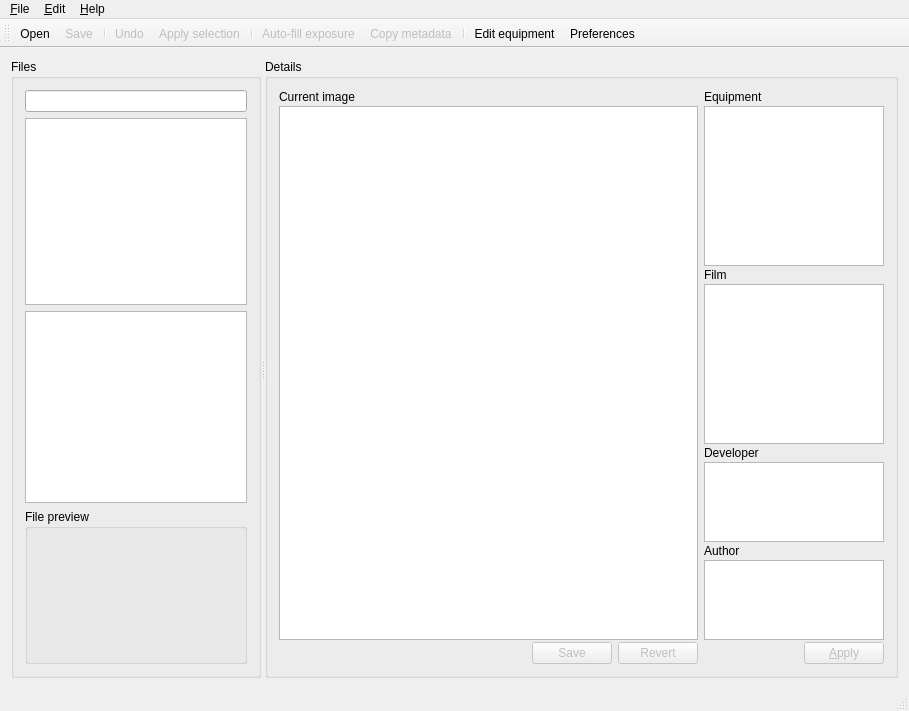
<?xml version="1.0" encoding="UTF-8"?>
<ui version="4.0">
 <class>AnalogExifClass</class>
 <widget class="QMainWindow" name="AnalogExifClass">
  <property name="geometry">
   <rect>
    <x>0</x>
    <y>0</y>
    <width>909</width>
    <height>711</height>
   </rect>
  </property>
  <property name="windowTitle">
   <string/>
  </property>
  <property name="windowIcon">
   <iconset resource="../res/analogexif.qrc">
    <normaloff>:/images/icons/film_edit.png</normaloff>:/images/icons/film_edit.png</iconset>
  </property>
  <property name="statusTip">
   <string/>
  </property>
  <widget class="QWidget" name="centralWidget">
   <property name="sizePolicy">
    <sizepolicy hsizetype="Expanding" vsizetype="Expanding">
     <horstretch>100</horstretch>
     <verstretch>100</verstretch>
    </sizepolicy>
   </property>
   <property name="maximumSize">
    <size>
     <width>16777215</width>
     <height>16777215</height>
    </size>
   </property>
   <layout class="QGridLayout" name="gridLayout">
    <item row="0" column="0">
     <widget class="QSplitter" name="splitter">
      <property name="sizePolicy">
       <sizepolicy hsizetype="Expanding" vsizetype="Expanding">
        <horstretch>100</horstretch>
        <verstretch>100</verstretch>
       </sizepolicy>
      </property>
      <property name="frameShape">
       <enum>QFrame::Shape::NoFrame</enum>
      </property>
      <property name="orientation">
       <enum>Qt::Orientation::Horizontal</enum>
      </property>
      <property name="childrenCollapsible">
       <bool>true</bool>
      </property>
      <widget class="QGroupBox" name="groupBox">
       <property name="sizePolicy">
        <sizepolicy hsizetype="Preferred" vsizetype="Preferred">
         <horstretch>30</horstretch>
         <verstretch>0</verstretch>
        </sizepolicy>
       </property>
       <property name="minimumSize">
        <size>
         <width>250</width>
         <height>0</height>
        </size>
       </property>
       <property name="title">
        <string>Files</string>
       </property>
       <layout class="QVBoxLayout" name="verticalLayout" stretch="0,30,0,25">
        <item>
         <widget class="QLineEdit" name="directoryLine">
          <property name="font">
           <font>
            <kerning>true</kerning>
           </font>
          </property>
          <property name="statusTip">
           <string>Current directory</string>
          </property>
         </widget>
        </item>
        <item>
         <widget class="QTreeView" name="dirView">
          <property name="sizePolicy">
           <sizepolicy hsizetype="Preferred" vsizetype="Expanding">
            <horstretch>0</horstretch>
            <verstretch>75</verstretch>
           </sizepolicy>
          </property>
          <property name="font">
           <font>
            <kerning>true</kerning>
           </font>
          </property>
          <property name="contextMenuPolicy">
           <enum>Qt::ContextMenuPolicy::ActionsContextMenu</enum>
          </property>
          <property name="statusTip">
           <string>File system view</string>
          </property>
          <property name="styleSheet">
           <string notr="true">/* keep selection even when focus is lost */
QTreeView::item:selected:!active{
	selection-color:						palette(highlighted-text);
	selection-background-color:	palette(highlight);
}</string>
          </property>
          <property name="editTriggers">
           <set>QAbstractItemView::EditTrigger::EditKeyPressed|QAbstractItemView::EditTrigger::SelectedClicked</set>
          </property>
          <property name="dragDropMode">
           <enum>QAbstractItemView::DragDropMode::DragDrop</enum>
          </property>
          <property name="selectionMode">
           <enum>QAbstractItemView::SelectionMode::ExtendedSelection</enum>
          </property>
          <property name="indentation">
           <number>10</number>
          </property>
          <property name="uniformRowHeights">
           <bool>true</bool>
          </property>
          <property name="sortingEnabled">
           <bool>false</bool>
          </property>
          <property name="animated">
           <bool>false</bool>
          </property>
          <attribute name="headerVisible">
           <bool>true</bool>
          </attribute>
         </widget>
        </item>
        <item>
         <widget class="QListView" name="fileView">
          <property name="font">
           <font>
            <pointsize>13</pointsize>
           </font>
          </property>
          <property name="contextMenuPolicy">
           <enum>Qt::ContextMenuPolicy::ActionsContextMenu</enum>
          </property>
          <property name="editTriggers">
           <set>QAbstractItemView::EditTrigger::EditKeyPressed|QAbstractItemView::EditTrigger::SelectedClicked</set>
          </property>
          <property name="showDropIndicator" stdset="0">
           <bool>false</bool>
          </property>
          <property name="alternatingRowColors">
           <bool>true</bool>
          </property>
          <property name="selectionMode">
           <enum>QAbstractItemView::SelectionMode::ExtendedSelection</enum>
          </property>
          <property name="selectionBehavior">
           <enum>QAbstractItemView::SelectionBehavior::SelectRows</enum>
          </property>
          <property name="isWrapping" stdset="0">
           <bool>false</bool>
          </property>
          <property name="viewMode">
           <enum>QListView::ViewMode::ListMode</enum>
          </property>
          <property name="uniformItemSizes">
           <bool>true</bool>
          </property>
         </widget>
        </item>
        <item>
         <widget class="QGroupBox" name="filePreviewGroupBox">
          <property name="sizePolicy">
           <sizepolicy hsizetype="Preferred" vsizetype="Preferred">
            <horstretch>100</horstretch>
            <verstretch>25</verstretch>
           </sizepolicy>
          </property>
          <property name="title">
           <string>File preview</string>
          </property>
          <layout class="QHBoxLayout" name="horizontalLayout">
           <item>
            <widget class="QLabel" name="filePreview">
             <property name="sizePolicy">
              <sizepolicy hsizetype="Minimum" vsizetype="Minimum">
               <horstretch>0</horstretch>
               <verstretch>0</verstretch>
              </sizepolicy>
             </property>
             <property name="minimumSize">
              <size>
               <width>11</width>
               <height>0</height>
              </size>
             </property>
             <property name="baseSize">
              <size>
               <width>11</width>
               <height>0</height>
              </size>
             </property>
             <property name="text">
              <string/>
             </property>
             <property name="scaledContents">
              <bool>false</bool>
             </property>
             <property name="alignment">
              <set>Qt::AlignmentFlag::AlignCenter</set>
             </property>
            </widget>
           </item>
          </layout>
         </widget>
        </item>
       </layout>
      </widget>
      <widget class="QGroupBox" name="groupBox_2">
       <property name="sizePolicy">
        <sizepolicy hsizetype="Expanding" vsizetype="Preferred">
         <horstretch>100</horstretch>
         <verstretch>0</verstretch>
        </sizepolicy>
       </property>
       <property name="title">
        <string>Details</string>
       </property>
       <layout class="QHBoxLayout" name="horizontalLayout_4" stretch="70,30">
        <item>
         <layout class="QVBoxLayout" name="verticalLayout_3">
          <property name="spacing">
           <number>2</number>
          </property>
          <item>
           <widget class="QLabel" name="label">
            <property name="sizePolicy">
             <sizepolicy hsizetype="Expanding" vsizetype="Preferred">
              <horstretch>0</horstretch>
              <verstretch>0</verstretch>
             </sizepolicy>
            </property>
            <property name="text">
             <string>Current image</string>
            </property>
           </widget>
          </item>
          <item>
           <widget class="GearTreeView" name="metadataView">
            <property name="sizePolicy">
             <sizepolicy hsizetype="Expanding" vsizetype="Expanding">
              <horstretch>0</horstretch>
              <verstretch>0</verstretch>
             </sizepolicy>
            </property>
            <property name="font">
             <font>
              <kerning>true</kerning>
             </font>
            </property>
            <property name="contextMenuPolicy">
             <enum>Qt::ContextMenuPolicy::ActionsContextMenu</enum>
            </property>
            <property name="statusTip">
             <string>Current image properties</string>
            </property>
            <property name="showDropIndicator" stdset="0">
             <bool>false</bool>
            </property>
            <property name="alternatingRowColors">
             <bool>true</bool>
            </property>
            <property name="selectionMode">
             <enum>QAbstractItemView::SelectionMode::ExtendedSelection</enum>
            </property>
            <property name="rootIsDecorated">
             <bool>true</bool>
            </property>
            <property name="uniformRowHeights">
             <bool>true</bool>
            </property>
            <property name="allColumnsShowFocus">
             <bool>true</bool>
            </property>
            <attribute name="headerVisible">
             <bool>false</bool>
            </attribute>
            <attribute name="headerCascadingSectionResizes">
             <bool>true</bool>
            </attribute>
           </widget>
          </item>
          <item>
           <layout class="QHBoxLayout" name="horizontalLayout_3">
            <item>
             <spacer name="horizontalSpacer">
              <property name="orientation">
               <enum>Qt::Orientation::Horizontal</enum>
              </property>
              <property name="sizeHint" stdset="0">
               <size>
                <width>40</width>
                <height>20</height>
               </size>
              </property>
             </spacer>
            </item>
            <item>
             <widget class="QPushButton" name="applyChangesBtn">
              <property name="enabled">
               <bool>false</bool>
              </property>
              <property name="statusTip">
               <string>Apply changes</string>
              </property>
              <property name="text">
               <string>Save</string>
              </property>
             </widget>
            </item>
            <item>
             <widget class="QPushButton" name="revertBtn">
              <property name="enabled">
               <bool>false</bool>
              </property>
              <property name="statusTip">
               <string>Revert changes</string>
              </property>
              <property name="text">
               <string>Revert</string>
              </property>
              <property name="default">
               <bool>true</bool>
              </property>
             </widget>
            </item>
           </layout>
          </item>
         </layout>
        </item>
        <item>
         <layout class="QVBoxLayout" name="verticalLayout_2" stretch="0,30,0,30,0,15,0,15,0">
          <property name="spacing">
           <number>2</number>
          </property>
          <item>
           <widget class="QLabel" name="label_2">
            <property name="sizePolicy">
             <sizepolicy hsizetype="Expanding" vsizetype="Expanding">
              <horstretch>0</horstretch>
              <verstretch>0</verstretch>
             </sizepolicy>
            </property>
            <property name="text">
             <string>Equipment</string>
            </property>
           </widget>
          </item>
          <item>
           <widget class="GearTreeView" name="gearView">
            <property name="sizePolicy">
             <sizepolicy hsizetype="Expanding" vsizetype="Expanding">
              <horstretch>0</horstretch>
              <verstretch>0</verstretch>
             </sizepolicy>
            </property>
            <property name="font">
             <font>
              <kerning>true</kerning>
             </font>
            </property>
            <property name="contextMenuPolicy">
             <enum>Qt::ContextMenuPolicy::ActionsContextMenu</enum>
            </property>
            <property name="toolTip">
             <string/>
            </property>
            <property name="statusTip">
             <string>Available equipment. Double-click to apply to the current photo.</string>
            </property>
            <property name="styleSheet">
             <string notr="true">/* keep selection even when focus is lost */
QTreeView::item:selected:!active{
	selection-color:						palette(highlighted-text);
	selection-background-color:	palette(highlight);
}</string>
            </property>
            <property name="editTriggers">
             <set>QAbstractItemView::EditTrigger::NoEditTriggers</set>
            </property>
            <property name="showDropIndicator" stdset="0">
             <bool>false</bool>
            </property>
            <property name="alternatingRowColors">
             <bool>true</bool>
            </property>
            <property name="textElideMode">
             <enum>Qt::TextElideMode::ElideRight</enum>
            </property>
            <property name="rootIsDecorated">
             <bool>true</bool>
            </property>
            <property name="uniformRowHeights">
             <bool>true</bool>
            </property>
            <property name="headerHidden">
             <bool>true</bool>
            </property>
           </widget>
          </item>
          <item>
           <widget class="QLabel" name="label_3">
            <property name="sizePolicy">
             <sizepolicy hsizetype="Expanding" vsizetype="Expanding">
              <horstretch>0</horstretch>
              <verstretch>0</verstretch>
             </sizepolicy>
            </property>
            <property name="text">
             <string>Film</string>
            </property>
           </widget>
          </item>
          <item>
           <widget class="GearListView" name="filmView">
            <property name="font">
             <font>
              <pointsize>13</pointsize>
              <kerning>true</kerning>
             </font>
            </property>
            <property name="contextMenuPolicy">
             <enum>Qt::ContextMenuPolicy::ActionsContextMenu</enum>
            </property>
            <property name="toolTip">
             <string/>
            </property>
            <property name="statusTip">
             <string>List of available films. Double-click to apply to the current photo.</string>
            </property>
            <property name="styleSheet">
             <string notr="true">/* keep selection even when focus is lost */
QListView::item:selected:!active{
	selection-color:						palette(highlighted-text);
	selection-background-color:	palette(highlight);
}</string>
            </property>
            <property name="editTriggers">
             <set>QAbstractItemView::EditTrigger::NoEditTriggers</set>
            </property>
            <property name="showDropIndicator" stdset="0">
             <bool>false</bool>
            </property>
            <property name="alternatingRowColors">
             <bool>true</bool>
            </property>
            <property name="uniformItemSizes">
             <bool>true</bool>
            </property>
           </widget>
          </item>
          <item>
           <widget class="QLabel" name="label_5">
            <property name="text">
             <string>Developer</string>
            </property>
           </widget>
          </item>
          <item>
           <widget class="GearListView" name="developerView">
            <property name="font">
             <font>
              <pointsize>13</pointsize>
              <kerning>true</kerning>
             </font>
            </property>
            <property name="contextMenuPolicy">
             <enum>Qt::ContextMenuPolicy::ActionsContextMenu</enum>
            </property>
            <property name="statusTip">
             <string>List of the available photographic developers. Double-click to apply to the current photo.</string>
            </property>
            <property name="styleSheet">
             <string notr="true">/* keep selection even when focus is lost */
QListView::item:selected:!active{
	selection-color:						palette(highlighted-text);
	selection-background-color:	palette(highlight);
}</string>
            </property>
            <property name="alternatingRowColors">
             <bool>true</bool>
            </property>
           </widget>
          </item>
          <item>
           <widget class="QLabel" name="label_4">
            <property name="text">
             <string>Author</string>
            </property>
           </widget>
          </item>
          <item>
           <widget class="GearListView" name="authorView">
            <property name="font">
             <font>
              <pointsize>13</pointsize>
              <kerning>true</kerning>
             </font>
            </property>
            <property name="contextMenuPolicy">
             <enum>Qt::ContextMenuPolicy::ActionsContextMenu</enum>
            </property>
            <property name="statusTip">
             <string>List of the defined authors. Double-click to apply to the current photo.</string>
            </property>
            <property name="styleSheet">
             <string notr="true">/* keep selection even when focus is lost */
QListView::item:selected:!active{
	selection-color:						palette(highlighted-text);
	selection-background-color:	palette(highlight);
}</string>
            </property>
            <property name="alternatingRowColors">
             <bool>true</bool>
            </property>
           </widget>
          </item>
          <item>
           <layout class="QHBoxLayout" name="horizontalLayout_2">
            <item>
             <spacer name="horizontalSpacer_2">
              <property name="orientation">
               <enum>Qt::Orientation::Horizontal</enum>
              </property>
              <property name="sizeHint" stdset="0">
               <size>
                <width>40</width>
                <height>20</height>
               </size>
              </property>
             </spacer>
            </item>
            <item>
             <widget class="QPushButton" name="applyGearBtn">
              <property name="enabled">
               <bool>false</bool>
              </property>
              <property name="toolTip">
               <string/>
              </property>
              <property name="statusTip">
               <string>Apply selected equipment to the current photo</string>
              </property>
              <property name="text">
               <string>&amp;Apply</string>
              </property>
             </widget>
            </item>
           </layout>
          </item>
         </layout>
        </item>
       </layout>
      </widget>
     </widget>
    </item>
   </layout>
  </widget>
  <widget class="QMenuBar" name="menuBar">
   <property name="geometry">
    <rect>
     <x>0</x>
     <y>0</y>
     <width>909</width>
     <height>21</height>
    </rect>
   </property>
   <widget class="QMenu" name="menu_File">
    <property name="title">
     <string>&amp;File</string>
    </property>
    <addaction name="actionOpen"/>
    <addaction name="action_Save"/>
    <addaction name="separator"/>
    <addaction name="actionExit"/>
   </widget>
   <widget class="QMenu" name="menu_Help">
    <property name="title">
     <string>&amp;Help</string>
    </property>
    <addaction name="actionHelp"/>
    <addaction name="separator"/>
    <addaction name="action_About"/>
   </widget>
   <widget class="QMenu" name="menu_Edit">
    <property name="title">
     <string>&amp;Edit</string>
    </property>
    <widget class="QMenu" name="menuEquipment">
     <property name="title">
      <string>&amp;Equipment...</string>
     </property>
     <addaction name="actionOpen_library"/>
     <addaction name="actionNew_library"/>
     <addaction name="separator"/>
     <addaction name="actionEdit_gear"/>
    </widget>
    <widget class="QMenu" name="menu_Batch_operation">
     <property name="title">
      <string>&amp;Batch operations...</string>
     </property>
     <addaction name="actionAuto_fill_exposure"/>
     <addaction name="action_Copy_metadata"/>
    </widget>
    <addaction name="action_Undo"/>
    <addaction name="actionApply_gear"/>
    <addaction name="action_Clear_tag_value"/>
    <addaction name="separator"/>
    <addaction name="menuEquipment"/>
    <addaction name="menu_Batch_operation"/>
    <addaction name="separator"/>
    <addaction name="actionPreferences"/>
   </widget>
   <addaction name="menu_File"/>
   <addaction name="menu_Edit"/>
   <addaction name="menu_Help"/>
  </widget>
  <widget class="QToolBar" name="mainToolBar">
   <attribute name="toolBarArea">
    <enum>TopToolBarArea</enum>
   </attribute>
   <attribute name="toolBarBreak">
    <bool>false</bool>
   </attribute>
   <addaction name="actionOpen"/>
   <addaction name="action_Save"/>
   <addaction name="separator"/>
   <addaction name="action_Undo"/>
   <addaction name="actionApply_gear"/>
   <addaction name="separator"/>
   <addaction name="actionAuto_fill_exposure"/>
   <addaction name="action_Copy_metadata"/>
   <addaction name="separator"/>
   <addaction name="actionEdit_gear"/>
   <addaction name="actionPreferences"/>
  </widget>
  <widget class="QStatusBar" name="statusBar"/>
  <action name="action_About">
   <property name="text">
    <string>&amp;About...</string>
   </property>
   <property name="statusTip">
    <string>About Analog Exif...</string>
   </property>
   <property name="menuRole">
    <enum>QAction::MenuRole::AboutRole</enum>
   </property>
  </action>
  <action name="actionExit">
   <property name="text">
    <string>E&amp;xit</string>
   </property>
   <property name="statusTip">
    <string>Exit</string>
   </property>
   <property name="menuRole">
    <enum>QAction::MenuRole::QuitRole</enum>
   </property>
  </action>
  <action name="actionPreferences">
   <property name="icon">
    <iconset resource="../res/analogexif.qrc">
     <normaloff>:/images/icons/cog.png</normaloff>:/images/icons/cog.png</iconset>
   </property>
   <property name="text">
    <string>&amp;Preferences...</string>
   </property>
   <property name="statusTip">
    <string>Edit preferences</string>
   </property>
  </action>
  <action name="actionEdit_gear">
   <property name="icon">
    <iconset resource="../res/analogexif.qrc">
     <normaloff>:/images/icons/camera_edit.png</normaloff>:/images/icons/camera_edit.png</iconset>
   </property>
   <property name="text">
    <string>Edit &amp;equipment</string>
   </property>
   <property name="toolTip">
    <string>Edit equipment</string>
   </property>
   <property name="statusTip">
    <string>Edit equipment library (camera, lens, film)</string>
   </property>
  </action>
  <action name="actionOpen">
   <property name="icon">
    <iconset resource="../res/analogexif.qrc">
     <normaloff>:/images/icons/folder_camera.png</normaloff>:/images/icons/folder_camera.png</iconset>
   </property>
   <property name="text">
    <string>&amp;Open...</string>
   </property>
   <property name="statusTip">
    <string>Open file</string>
   </property>
   <property name="shortcut">
    <string>Ctrl+O</string>
   </property>
   <property name="shortcutContext">
    <enum>Qt::ShortcutContext::ApplicationShortcut</enum>
   </property>
  </action>
  <action name="actionApply_gear">
   <property name="enabled">
    <bool>false</bool>
   </property>
   <property name="icon">
    <iconset resource="../res/analogexif.qrc">
     <normaloff>:/images/icons/camera_go.png</normaloff>:/images/icons/camera_go.png</iconset>
   </property>
   <property name="text">
    <string>Apply selection</string>
   </property>
   <property name="statusTip">
    <string>Apply selected equipment to the current photo</string>
   </property>
   <property name="shortcut">
    <string>Ctrl+Shift+A</string>
   </property>
  </action>
  <action name="action_Undo">
   <property name="enabled">
    <bool>false</bool>
   </property>
   <property name="icon">
    <iconset resource="../res/analogexif.qrc">
     <normaloff>:/images/icons/arrow_rotate_anticlockwise.png</normaloff>:/images/icons/arrow_rotate_anticlockwise.png</iconset>
   </property>
   <property name="text">
    <string>&amp;Undo</string>
   </property>
   <property name="statusTip">
    <string>Revert changes</string>
   </property>
   <property name="shortcut">
    <string>Ctrl+Z</string>
   </property>
  </action>
  <action name="action_Save">
   <property name="enabled">
    <bool>false</bool>
   </property>
   <property name="icon">
    <iconset resource="../res/analogexif.qrc">
     <normaloff>:/images/icons/disk.png</normaloff>:/images/icons/disk.png</iconset>
   </property>
   <property name="text">
    <string>&amp;Save</string>
   </property>
   <property name="statusTip">
    <string>Save changes to the current photo</string>
   </property>
   <property name="shortcut">
    <string>Ctrl+S</string>
   </property>
  </action>
  <action name="actionHelp">
   <property name="enabled">
    <bool>true</bool>
   </property>
   <property name="text">
    <string>&amp;Online help</string>
   </property>
   <property name="shortcut">
    <string>F1</string>
   </property>
  </action>
  <action name="action_Clear_tag_value">
   <property name="enabled">
    <bool>false</bool>
   </property>
   <property name="text">
    <string>&amp;Clear tag value</string>
   </property>
   <property name="shortcut">
    <string>Del</string>
   </property>
   <property name="shortcutContext">
    <enum>Qt::ShortcutContext::WidgetShortcut</enum>
   </property>
  </action>
  <action name="actionOpen_library">
   <property name="text">
    <string>&amp;Open library...</string>
   </property>
  </action>
  <action name="actionNew_library">
   <property name="text">
    <string>&amp;New library...</string>
   </property>
  </action>
  <action name="actionAuto_fill_exposure">
   <property name="enabled">
    <bool>false</bool>
   </property>
   <property name="icon">
    <iconset resource="../res/analogexif.qrc">
     <normaloff>:/images/icons/film_edit.png</normaloff>:/images/icons/film_edit.png</iconset>
   </property>
   <property name="text">
    <string>&amp;Auto-fill exposure</string>
   </property>
   <property name="toolTip">
    <string>Auto-fill exposure number for the photos in the same roll</string>
   </property>
   <property name="statusTip">
    <string>Auto-fill exposure number for the photos in the same roll</string>
   </property>
  </action>
  <action name="action_Copy_metadata">
   <property name="enabled">
    <bool>false</bool>
   </property>
   <property name="icon">
    <iconset resource="../res/analogexif.qrc">
     <normaloff>:/images/icons/film_go.png</normaloff>:/images/icons/film_go.png</iconset>
   </property>
   <property name="text">
    <string>&amp;Copy metadata</string>
   </property>
   <property name="toolTip">
    <string>Copy metadata from another file</string>
   </property>
   <property name="statusTip">
    <string>Copy metadata from another file</string>
   </property>
  </action>
  <action name="actionOpen_external">
   <property name="text">
    <string>Open...</string>
   </property>
   <property name="toolTip">
    <string>Open file in external program</string>
   </property>
   <property name="statusTip">
    <string>Open file in external program</string>
   </property>
  </action>
  <action name="actionRemove">
   <property name="text">
    <string>Remove</string>
   </property>
   <property name="toolTip">
    <string>Remove selected file(s) and folder(s)</string>
   </property>
   <property name="statusTip">
    <string>Remove selected file(s) and folder(s)</string>
   </property>
   <property name="shortcut">
    <string>Del</string>
   </property>
   <property name="shortcutContext">
    <enum>Qt::ShortcutContext::WidgetShortcut</enum>
   </property>
  </action>
  <action name="actionRename">
   <property name="text">
    <string>Rename</string>
   </property>
   <property name="toolTip">
    <string>Rename current file or folder</string>
   </property>
   <property name="statusTip">
    <string>Rename current file or folder</string>
   </property>
  </action>
 </widget>
 <layoutdefault spacing="6" margin="11"/>
 <customwidgets>
  <customwidget>
   <class>GearListView</class>
   <extends>QListView</extends>
   <header>gearlistview.h</header>
  </customwidget>
  <customwidget>
   <class>GearTreeView</class>
   <extends>QTreeView</extends>
   <header>geartreeview.h</header>
  </customwidget>
 </customwidgets>
 <tabstops>
  <tabstop>directoryLine</tabstop>
  <tabstop>fileView</tabstop>
  <tabstop>applyChangesBtn</tabstop>
  <tabstop>revertBtn</tabstop>
  <tabstop>applyGearBtn</tabstop>
  <tabstop>metadataView</tabstop>
  <tabstop>gearView</tabstop>
  <tabstop>filmView</tabstop>
  <tabstop>developerView</tabstop>
  <tabstop>authorView</tabstop>
 </tabstops>
 <resources>
  <include location="../res/analogexif.qrc"/>
 </resources>
 <connections>
  <connection>
   <sender>actionExit</sender>
   <signal>triggered()</signal>
   <receiver>AnalogExifClass</receiver>
   <slot>close()</slot>
   <hints>
    <hint type="sourcelabel">
     <x>-1</x>
     <y>-1</y>
    </hint>
    <hint type="destinationlabel">
     <x>454</x>
     <y>316</y>
    </hint>
   </hints>
  </connection>
  <connection>
   <sender>action_Undo</sender>
   <signal>triggered()</signal>
   <receiver>revertBtn</receiver>
   <slot>click()</slot>
   <hints>
    <hint type="sourcelabel">
     <x>-1</x>
     <y>-1</y>
    </hint>
    <hint type="destinationlabel">
     <x>851</x>
     <y>583</y>
    </hint>
   </hints>
  </connection>
  <connection>
   <sender>action_Save</sender>
   <signal>triggered()</signal>
   <receiver>applyChangesBtn</receiver>
   <slot>click()</slot>
   <hints>
    <hint type="sourcelabel">
     <x>-1</x>
     <y>-1</y>
    </hint>
    <hint type="destinationlabel">
     <x>770</x>
     <y>583</y>
    </hint>
   </hints>
  </connection>
  <connection>
   <sender>applyGearBtn</sender>
   <signal>clicked()</signal>
   <receiver>actionApply_gear</receiver>
   <slot>trigger()</slot>
   <hints>
    <hint type="sourcelabel">
     <x>850</x>
     <y>582</y>
    </hint>
    <hint type="destinationlabel">
     <x>-1</x>
     <y>-1</y>
    </hint>
   </hints>
  </connection>
 </connections>
</ui>
